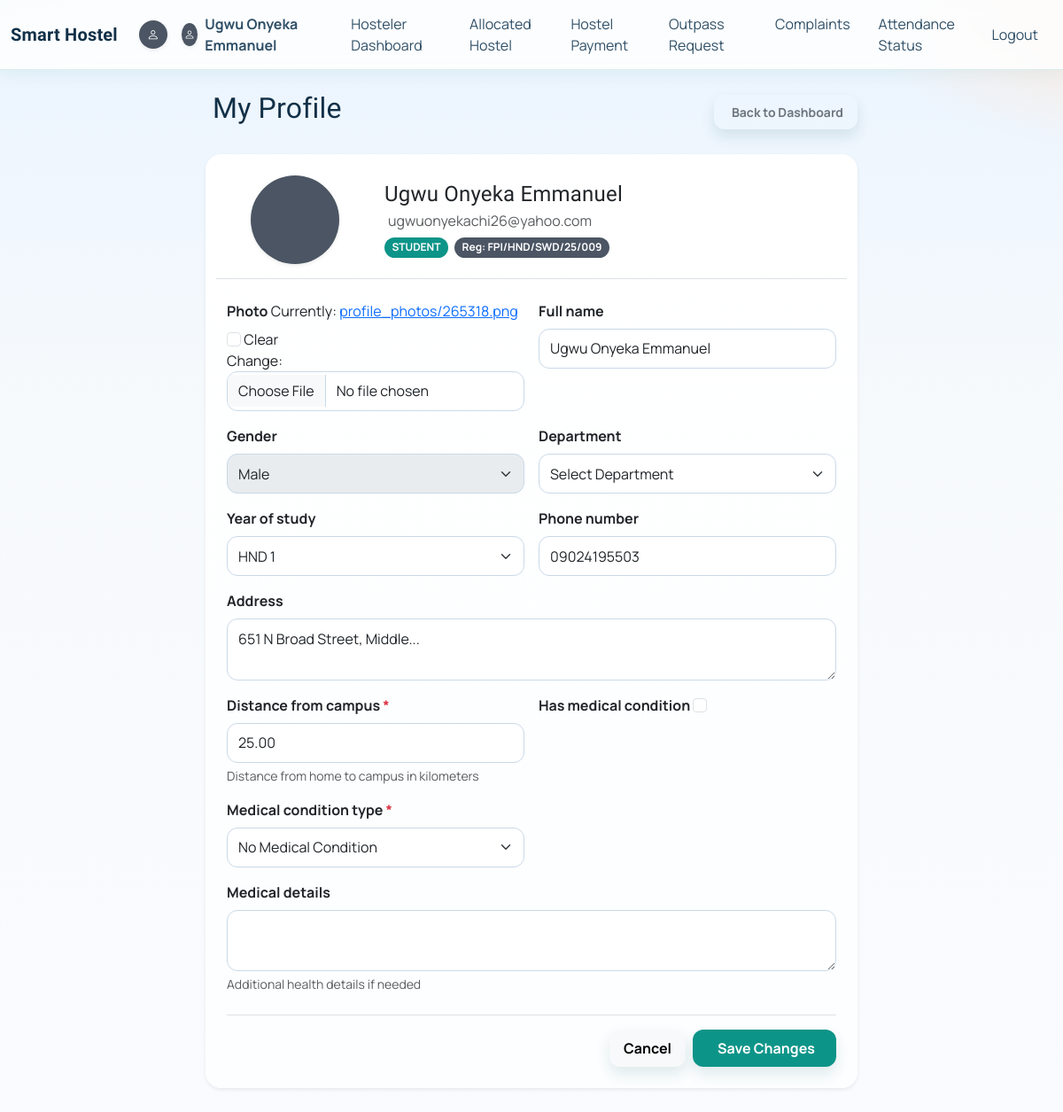
/accounts/profile/ (signed in), run on the app's committed database.
### accounts/models.py (models this page shows, shortened)
class Profile(models.Model):
    ROLE_STUDENT = 'STUDENT'
    ROLE_WARDEN = 'WARDEN'
    ROLE_ADMIN = 'ADMIN'
    ROLE_CHOICES = [
        (ROLE_STUDENT, 'Student'),
        (ROLE_WARDEN, 'Warden'),
        (ROLE_ADMIN, 'Admin'),
    ]
    GENDER_MALE = 'M'
    GENDER_FEMALE = 'F'
    GENDER_CHOICES = [
        (GENDER_MALE, 'Male'),
        (GENDER_FEMALE, 'Female'),
    ]
    HEALTH_CHOICES = [
        ('NONE', 'No Medical Condition'),
        ('PHYSICAL', 'Physical Disability / Mobility Issue'),
        ('ASTHMA', 'Respiratory Condition (e.g., Asthma)'),
        ('OTHER', 'Other Special Need'),
    ]
    YEAR_OF_STUDY_CHOICES = [
        ('ND 1', 'ND 1'),
        ('ND 2', 'ND 2'),
        ('HND 1', 'HND 1'),
        ('HND 2', 'HND 2'),
    ]
    user = models.OneToOneField(settings.AUTH_USER_MODEL, on_delete=models.CASCADE, related_name='profile')
    role = models.CharField(max_length=10, choices=ROLE_CHOICES, default=ROLE_STUDENT)
    gender = models.CharField(max_length=1, choices=GENDER_CHOICES, blank=True, null=True)
    full_name = models.CharField(max_length=100, blank=True, null=True)
    register_number = models.CharField(max_length=20, blank=True, null=True)
    warden_id = models.CharField(max_length=20, blank=True, null=True, unique=True)
    department = models.ForeignKey(
        Department,
        to_field='name',
        db_column='department',
        on_delete=models.SET_NULL,
        related_name='profiles',
        blank=True,
        null=True,
    )
    year_of_study = models.CharField(
        max_length=10,
        choices=YEAR_OF_STUDY_CHOICES,
        blank=True,
        null=True
    )
    address = models.TextField(blank=True, null=True)
    phone_number = models.CharField(max_length=15, blank=True, null=True)
    photo = models.ImageField(upload_to='profile_photos/', blank=True, null=True)
    id_proof = models.ImageField(upload_to='id_proofs/', blank=True, null=True)
    approved = models.BooleanField(default=False, help_text='Warden approved by admin')
    hostel_assigned = models.ForeignKey(
        'hostel.Hostel',
        on_delete=models.SET_NULL,
        null=True,
        blank=True,
        related_name='wardens',
        help_text='Hostel assigned to warden'
    )
    distance_from_campus = models.DecimalField(
        max_digits=6,
        decimal_places=2,
        default=0.00,
        help_text="Distance from home to campus in kilometers"
    )
    has_medical_condition = models.BooleanField(default=False)
    medical_condition_type = models.CharField(
        max_length=20,
        choices=HEALTH_CHOICES,
        default='NONE'
    )
    medical_details = models.TextField(blank=True, null=True, help_text="Additional health details if needed")
    requires_ground_floor = models.BooleanField(default=False)

### accounts/views.py (the view)
# urls.py: path('profile/', views.profile_view, name='profile'),
@login_required
def profile_view(request):
  profile = getattr(request.user, 'profile', None)
  if not profile:
    messages.error(request, "User profile not found.")
    return redirect('student_dashboard')
  if request.method == 'POST':
    form = StudentProfileForm(request.POST, request.FILES, instance=profile)
    if form.is_valid():
      updated_profile = form.save(commit=False)
      updated_profile.gender = profile.gender
      updated_profile.save()
      messages.success(request, "Your profile has been updated successfully!")
      return redirect('profile')
    else:
      messages.error(request, "Please correct the errors below.")
  else:
    form = StudentProfileForm(instance=profile)
  return render(request, 'accounts/profile.html', {
      'form': form,
      'profile': profile,
  })

### accounts/models.py (called while the page is built)
    def __str__(self):
        return self.name

### accounts/templates/accounts/profile.html (shortened to what this page needs)
{% extends 'base.html' %}
{% load static %}
{% block content %}
<div class="container py-4">
  <div class="row justify-content-center">
    <div class="col-lg-8">
      <div class="d-flex justify-content-between align-items-center mb-4">
        <h2>My Profile</h2>
        <a href="{% url 'student_dashboard' %}" class="btn btn-outline-secondary btn-sm">
           Back to Dashboard
        </a>
      </div>
      <div class="card shadow-sm border-0 mb-4">
        <div class="card-body p-4">
          <div class="row align-items-center mb-4 pb-3 border-bottom">
            <div class="col-md-3 text-center mb-3 mb-md-0">
              {% if profile.profile_picture %}
                <img src="{{ profile.profile_picture.url }}" alt="Profile Picture" class="rounded-circle img-thumbnail shadow-sm" style="width: 100px; height: 100px; object-fit: cover;">
              {% else %}
                <div class="rounded-circle bg-secondary text-white d-inline-flex align-items-center justify-content-center shadow-sm" style="width: 100px; height: 100px; font-size: 2.5rem;">
                </div>
              {% endif %}
            </div>
            <div class="col-md-9">
              <h4 class="mb-1">{{ profile.full_name|default:request.user.username }}</h4>
              <p class="text-muted mb-1"> {{ request.user.email|default:"No email provided" }}</p>
              <span class="badge bg-primary text-uppercase">{{ profile.role }}</span>
              {% if profile.register_number %}
                <span class="badge bg-secondary ms-1">Reg: {{ profile.register_number }}</span>
              {% endif %}
            </div>
          </div>
          <form method="POST" enctype="multipart/form-data" novalidate>
            <div class="row g-3">
              {% for field in form %}
                <div class="col-md-{% if field.name == 'address' or field.name == 'medical_details' or field.name == 'id_proof' or field.name == 'profile_picture' %}12{% else %}6{% endif %}">
                  <label for="{{ field.id_for_label }}" class="form-label fw-bold">
                    {{ field.label }}
                    {% if field.field.required %}<span class="text-danger">*</span>{% endif %}
                  </label>
                  {{ field }}
                  {% if field.help_text %}
                    <div class="form-text text-muted small">{{ field.help_text }}</div>
                  {% endif %}
                </div>
              {% endfor %}
            </div>
            <div class="mt-4 pt-3 border-top d-flex justify-content-end gap-2">
              <a href="{% url 'student_dashboard' %}" class="btn btn-light">Cancel</a>
              <button type="submit" class="btn btn-primary px-4">
                 Save Changes
              </button>
            </div>
          </form>
        </div>
      </div>
    </div>
  </div>
</div>
{% endblock %}

### templates/base.html (shortened to what this page needs)
{% load static %}
<!doctype html>
<html>
<head>
  <link href="https://cdn.jsdelivr.net/npm/bootstrap@5.3.1/dist/css/bootstrap.min.css" rel="stylesheet">
  <link rel="stylesheet" href="https://cdn.jsdelivr.net/npm/bootstrap-icons@1.11.3/font/bootstrap-icons.min.css">
</head>
<body class="{% block body_class %}{% endblock %}">
{% with current_path=request.path %}
<nav class="navbar navbar-expand-lg navbar-light bg-light">
  <div class="container-fluid">
    <div class="d-flex align-items-center gap-2">
      <a class="navbar-brand mb-0" href="/">Smart Hostel</a>
      {% if user.is_authenticated and '/accounts/login/' not in current_path and '/accounts/register/' not in current_path %}
        <a href="{% url 'profile' %}" class="d-inline-flex align-items-center text-decoration-none" title="View Profile">
          {% if user.profile.profile_picture and user.profile.profile_picture.name %}
            <img src="{{ user.profile.profile_picture.url }}" alt="Profile" class="rounded-circle border border-primary shadow-sm" style="width: 32px; height: 32px; object-fit: cover;">
          {% else %}
            <div class="rounded-circle bg-secondary text-white d-inline-flex align-items-center justify-content-center shadow-sm" style="width: 32px; height: 32px; font-size: 0.85rem;">
              <i class="bi bi-person"></i>
            </div>
          {% endif %}
        </a>
      {% endif %}
    </div>
    {% if '/accounts/login/' not in current_path and '/accounts/register/' not in current_path %}
    <div class="collapse navbar-collapse" id="mainNavbar">
      {% if '/accounts/dashboard/student/hostel-selection/' not in current_path %}
      <ul class="navbar-nav me-auto mb-2 mb-lg-0">
        {% if user.is_authenticated %}
          <li class="nav-item">
            <a class="nav-link d-flex align-items-center gap-2 fw-bold text-primary" href="{% url 'profile' %}">
              {% if user.profile.profile_picture and user.profile.profile_picture.name %}
                <img src="{{ user.profile.profile_picture.url }}" alt="Avatar" class="rounded-circle shadow-sm" style="width: 26px; height: 26px; object-fit: cover;">
              {% else %}
                <div class="rounded-circle bg-secondary text-white d-inline-flex align-items-center justify-content-center shadow-sm" style="width: 26px; height: 26px; font-size: 0.75rem;">
                  <i class="bi bi-person"></i>
                </div>
              {% endif %}
              <span>{{ user.profile.full_name|default:user.username }}</span>
            </a>
          </li>
        {% endif %}
        {% if user.is_authenticated and user.profile.role == 'ADMIN' %}
          <li class="nav-item"><a class="nav-link" href="{% url 'hostel:admin_hostel_add' %}">Hostel Add</a></li>
          <li class="nav-item"><a class="nav-link" href="{% url 'hostel:admin_warden_list' %}">Warden List</a></li>
          <li class="nav-item"><a class="nav-link" href="{% url 'staff_dashboard' %}">Reports</a></li>
        {% elif user.is_authenticated and user.profile.role == 'STUDENT' %}
          <li class="nav-item"><a class="nav-link" href="{% url 'student_dashboard' %}">Hosteler Dashboard</a></li>
          <li class="nav-item"><a class="nav-link" href="{% url 'hostel:hostel_list' %}">Allocated Hostel</a></li>
          <li class="nav-item"><a class="nav-link" href="{% url 'hostel:upload_receipt' %}">Hostel Payment</a></li>
          <li class="nav-item"><a class="nav-link" href="{% url 'leave_list' %}">Outpass Request</a></li>
          <li class="nav-item"><a class="nav-link" href="{% url 'complaint_list' %}">Complaints</a></li>
          <li class="nav-item"><a class="nav-link" href="{% url 'student_attendance_status' %}">Attendance Status</a></li>
        {% else %}
          <li class="nav-item"><a class="nav-link" href="/hostels/">Hostels</a></li>
          <li class="nav-item"><a class="nav-link" href="/complaints/">Complaints</a></li>
          <li class="nav-item"><a class="nav-link" href="/attendance/leaves/">Leaves</a></li>
        {% endif %}
      </ul>
      {% endif %}
      <ul class="navbar-nav">
        {% if user.is_authenticated %}
          <li class="nav-item">
            <a class="nav-link text-danger" href="{% url 'logout' %}">Logout</a>
          </li>
        {% else %}
          <li class="nav-item"><a class="nav-link" href="{% url 'login' %}">Login</a></li>
          <li class="nav-item"><a class="nav-link" href="{% url 'register' %}">Register</a></li>
        {% endif %}
      </ul>
    </div>
    {% endif %}
  </div>
</nav>
{% endwith %}
<main class="pb-4">
{% block content %}{% endblock %}
</main>
</body>
</html>

### data on the page
Profile: full_name "Ugwu Onyeka Emmanuel", role "STUDENT", register_number "FPI/HND/SWD/25/009", form "Ugwu Onyeka Emmanuel" "Male" "Select Department" "HND 1" "09024195503" "651 N Broad Street, Middle..." "25.00" "No Medical Condition"

### other printed values
{{ user.profile.full_name|default:user.username }} "Ugwu Onyeka Emmanuel"
{{ request.user.email|default:"No email provided" }} "ugwuonyekachi26@yahoo.com"
{{ field.label }} "Photo" "Full name" "Gender" "Department" "Year of study" "Phone number" "Address" "Distance from campus" "Has medical condition" "Medical condition type" "Medical details"
{{ field.help_text }} "Distance from home to campus in kilometers" "Additional health details if needed"
